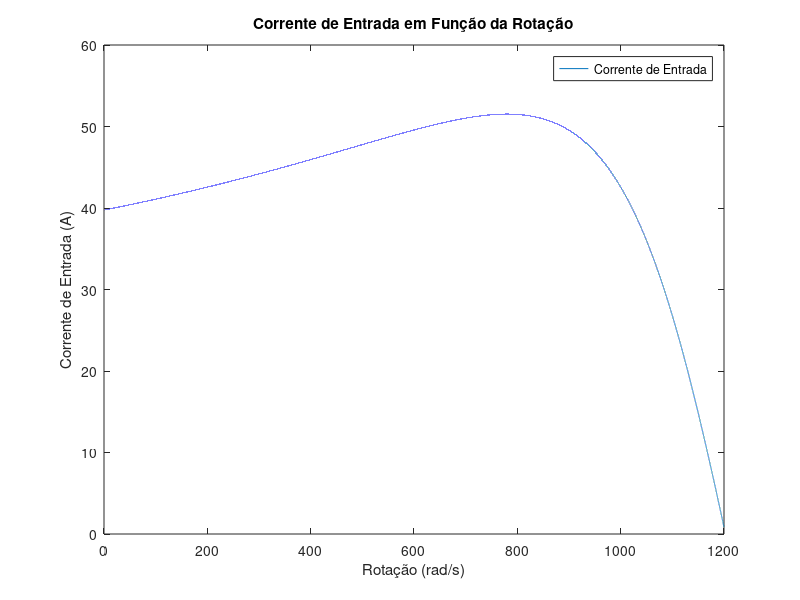
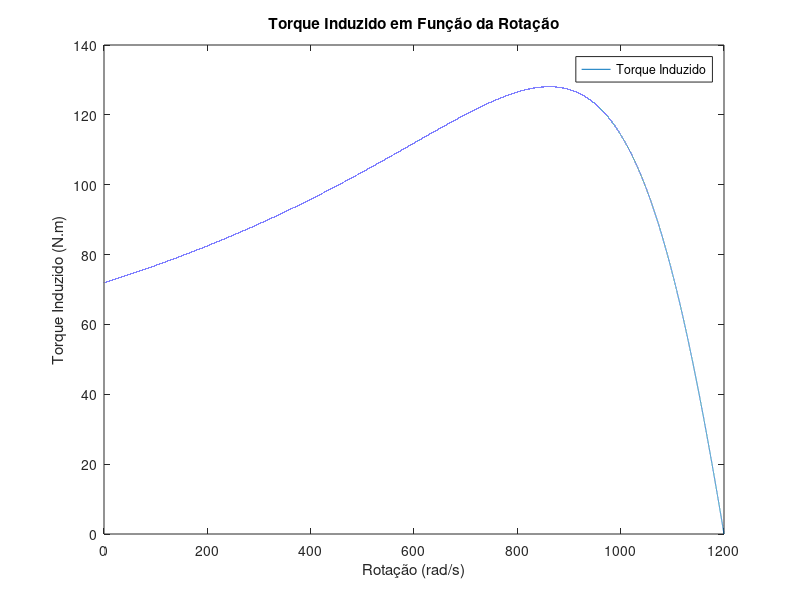

Recreate these plots in MATLAB, in order.
clc
clear all


R1=0.22;
X1=0.46;

Rf = 150;
Xm = 32;

R2=0.35;
X2=0.77;

V1=220/sqrt(3);
ns=1200;
nr=0:0.01:ns;
s=(ns-nr)./ns;

Z0 = (Rf.*Xm.*1j)./(Rf+(Xm.*1j));
Z1 = R1+(1j.*X1);
Z2=(R2./s)+1j.*X2;
%Z2=R2+X2.*1.*j+R2.*((1-s)./s);
Z02=(Z0.*Z2)./(Z0+Z2);
Zeq=Z02+Z1;

I1=V1./Zeq; 

figure(1)
plot(nr,I1)

xlabel('Rotação (rad/s)');
ylabel('Corrente de Entrada (A)');
title('Corrente de Entrada em Função da Rotação');
legend('Corrente de Entrada');


% Mostrar informações no console
disp('Informações sobre a Corrente de Entrada:');
disp(['Máximo valor de Corrente de Entrada: ', num2str(max(abs(I1)))]);


E0 = I1.*Z02;
I2 = E0./Z2;

Pconv = 3*abs((I2).^2).*R2.*((1-s)./s);
torqueind=Pconv./(nr.*2.*pi./60);

figure(2)
plot(nr,torqueind)

xlabel('Rotação (rad/s)');
ylabel('Torque Induzido (N.m)');
title('Torque Induzido em Função da Rotação');
legend('Torque Induzido');

%%%%%%%%%%%%%%%%%%%%%%%%%%%%%%
fe=60;
ns=1200;
nr=1137;
Prot=0;

s=(ns-nr)/ns; % a) o escorregamento

Z0 = (Rf.*Xm.*1j)./(Rf+(Xm.*1j));
Z1 = R1+(1j.*X1);
Z2=(R2./s)+1j.*X2;
Z02=(Z0.*Z2)./(Z0+Z2);
Zeq=Z02+Z1;

Ialimentacao_estrela=(V1)./Zeq;
% Calculando coordenadas polares
mod_Ialimentacao_estrela = abs(Ialimentacao_estrela);
angle_Ialimentacao_estrela_rad = angle(Ialimentacao_estrela);
angle_Ialimentacao_estrela_graus=rad2deg(angle_Ialimentacao_estrela_rad);

I1=Ialimentacao_estrela;
% Calculando coordenadas polares
mod_I1 = abs(I1)
angle_I1_rad = angle(I1);
angle_I1_graus=rad2deg(angle_I1_rad);

E0=I1.*Z02;
% Calculando coordenadas polares
mod_E0 = abs(E0);
angle_E0_rad = angle(E0);
angle_E0_graus=rad2deg(angle_E0_rad);

I2=E0/Z2;
% Calculando coordenadas polares
mod_I2 = abs(I2);
angle_I2_rad = angle(I2);
angle_I2_graus=rad2deg(angle_I2_rad);

Pconv=3.*(mod_I2.^2).*R2.*((1-s)./s);
Torque_ind=Pconv./(nr.*2.*pi./60);

P1 = real(V1 .* conj(I1));
Pentrada=3.*P1;

Peixo=Pconv - Prot;
Torque_eixo=Peixo./(nr.*2.*pi./60);

Psaida = Peixo;
Rendimento=(Psaida/Pentrada)*100;

FP=cos(angle_I1_rad);

%%%%%%%%%%%%%%%%%%%%%%%%%%%%%%%%%%%%%%%%%%%%%%%%%%%%%%%
%%%%%%%%%%%%%%%%%%%%%%%%%%%%%%
fe=60;
ns=1200;
nr=861.8;
Prot=0;

s=(ns-nr)/ns % a) o escorregamento

Z0 = (Rf.*Xm.*1j)./(Rf+(Xm.*1j));
Z1 = R1+(1j.*X1);
Z2=(R2./s)+1j.*X2;
Z02=(Z0.*Z2)./(Z0+Z2);
Zeq=Z02+Z1;

Ialimentacao_estrela=(V1)./Zeq;
% Calculando coordenadas polares
mod_Ialimentacao_estrela = abs(Ialimentacao_estrela);
angle_Ialimentacao_estrela_rad = angle(Ialimentacao_estrela);
angle_Ialimentacao_estrela_graus=rad2deg(angle_Ialimentacao_estrela_rad);

I1=Ialimentacao_estrela;
% Calculando coordenadas polares
mod_I1 = abs(I1)
angle_I1_rad = angle(I1);
angle_I1_graus=rad2deg(angle_I1_rad);

E0=I1.*Z02;
% Calculando coordenadas polares
mod_E0 = abs(E0);
angle_E0_rad = angle(E0);
angle_E0_graus=rad2deg(angle_E0_rad);

I2=E0/Z2;
% Calculando coordenadas polares
mod_I2 = abs(I2)
angle_I2_rad = angle(I2);
angle_I2_graus=rad2deg(angle_I2_rad);

Pconv=3.*(mod_I2.^2).*R2.*((1-s)./s);
Torque_ind=Pconv./(nr.*2.*pi./60)

P1 = real(V1 .* conj(I1));
Pentrada=3.*P1;

Peixo=Pconv - Prot;
Torque_eixo=Peixo./(nr.*2.*pi./60)

Psaida = Peixo;
Rendimento=(Psaida/Pentrada)*100;

FP=cos(angle_I1_rad);

%%%%%%%%%%%%%%%%%%%%%%%%%%%%%%%%%%%%%%%%%%
ns=1200;
nr=1137;
Torque_eixo_nominal=50.94;
A=Torque_eixo_nominal./(nr-ns);
B=-(-A).*(ns);

% Coeficientes da equação quadrática
a = 0.005;
b = -8.6*10^-3;
c = -0.09173;

% Calcula o discriminante
delta = b^2 - 4*a*c;

% Verifica se a equação tem raízes reais
if delta >= 0
    % Calcula as raízes
    x1 = (-b + sqrt(delta)) / (2*a);
    x2 = (-b - sqrt(delta)) / (2*a);

    disp('Raízes reais:');
    disp(['x1 = ', num2str(x1)]);
    disp(['x2 = ', num2str(x2)]);
else
    disp('A equação não possui raízes reais.');
end

fe=60;
ns=1200;
nr=x1;
Prot=0;

s=(ns-nr)/ns % a) o escorregamento

Z0 = (Rf.*Xm.*1j)./(Rf+(Xm.*1j));
Z1 = R1+(1j.*X1);
Z2=(R2./s)+1j.*X2;
Z02=(Z0.*Z2)./(Z0+Z2);
Zeq=Z02+Z1;

Ialimentacao_estrela=(V1)./Zeq;
% Calculando coordenadas polares
mod_Ialimentacao_estrela = abs(Ialimentacao_estrela);
angle_Ialimentacao_estrela_rad = angle(Ialimentacao_estrela);
angle_Ialimentacao_estrela_graus=rad2deg(angle_Ialimentacao_estrela_rad);

I1=Ialimentacao_estrela;
% Calculando coordenadas polares
mod_I1 = abs(I1)
angle_I1_rad = angle(I1);
angle_I1_graus=rad2deg(angle_I1_rad);

E0=I1.*Z02;
% Calculando coordenadas polares
mod_E0 = abs(E0);
angle_E0_rad = angle(E0);
angle_E0_graus=rad2deg(angle_E0_rad);

I2=E0/Z2;
% Calculando coordenadas polares
mod_I2 = abs(I2)
angle_I2_rad = angle(I2);
angle_I2_graus=rad2deg(angle_I2_rad);

Pconv=3.*(mod_I2.^2).*R2.*((1-s)./s);
Torque_ind=Pconv./(nr.*2.*pi./60)

P1 = real(V1 .* conj(I1));
Pentrada=3.*P1;

Peixo=Pconv - Prot;
Torque_eixo=Peixo./(nr.*2.*pi./60)

Psaida = Peixo;
Rendimento=(Psaida/Pentrada)*100

FP=cos(angle_I1_rad);

